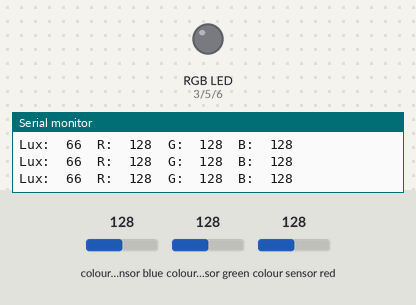
This sketch was run on a simulated Arduino Uno, built with avr-gcc and run on an emulated ATmega328P. Shown: an RGB LED mixed from three pins (HIGH = lit), the last lines printed to the serial monitor. The test bench sets the inputs (shaded band); at power-on: colour sensor blue 128, colour sensor green 128, colour sensor red 128.

Above: at 6.2 s.
6.3 s: colour sensor blue set to 100
7.8 s: colour sensor blue set to 94
At 8.4 s:
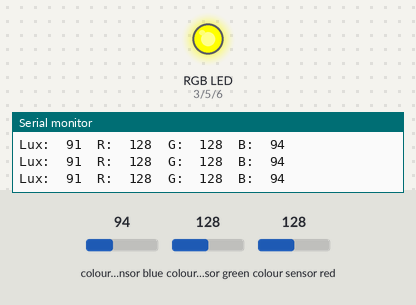
9.3 s: colour sensor green set to 103
10.8 s: colour sensor green set to 93
At 11.6 s:
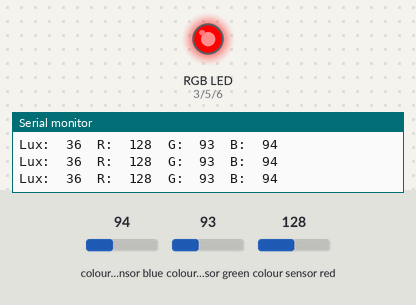
12.3 s: colour sensor red set to 5
At 13.5 s:
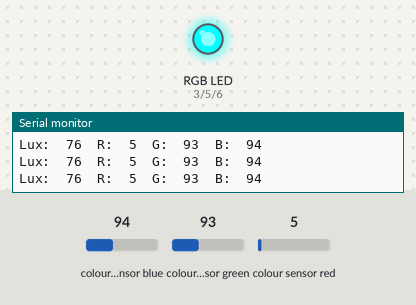
13.8 s: colour sensor blue set to 66
16.8 s: colour sensor blue set to 59
At 18.1 s:
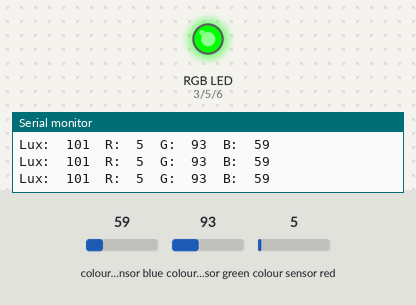
Timing chart, 0 to 19.3 s (numbered marks = the images above; inputs shaded):
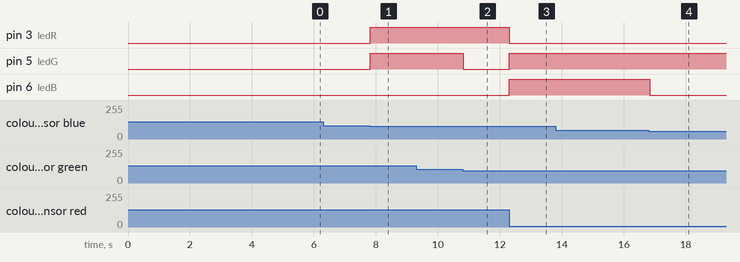

The sketch:

ColorJellyfish.ino
```cpp
#include <Wire.h>
#include "Adafruit_TCS34725.h"

#define MOTOR_A1  0
#define MOTOR_A2  0
#define MOTOR_B1  0
#define MOTOR_B2  0
#define MAX_SPEED 0

#define DARKNESS_UMBRAL 30
#define COLOR_DIF 30

#define BLACK   0
#define WHITE   1
#define RED     2
#define GREEN   3
#define BLUE    4
#define MAGENTA 5
#define YELLOW  6
#define CYAN    7

#define ledR    3
#define ledG    5
#define ledB    6

float red,green,blue,lux;
uint8_t color;
uint16_t colorTemp;

float redCald = 1, greenCald = 1, blueCald = 1;

Adafruit_TCS34725 tcs = Adafruit_TCS34725(TCS34725_INTEGRATIONTIME_50MS, TCS34725_GAIN_4X);

uint8_t getColor(float r, float g, float b, float l);
void calibrate(float *Rcal, float *Gcal, float *Bcal);

void setup() {

  Serial.begin(9600); // Serial communication for debugging

  Serial.println("Searching for sensor");
  while(!tcs.begin());  // Waits until sensor available
  Serial.println("Found sensor");
  Serial.println("Calibrating...");
  calibrate(&redCald, &greenCald, &blueCald); // Calibrates values
  Serial.println("Calibration completed");

  Serial.print("red: "); Serial.println(redCald);
  Serial.print("green: "); Serial.println(greenCald);
  Serial.print("blue: "); Serial.println(blueCald);

}


void loop() {

  //tcs.setInterrupt(false);

  // Gets data from sensor and process it by proportional calibration
  tcs.getRGB(&red, &green, &blue);
  red *= redCald;
  green *= greenCald;
  blue *= blueCald;

  lux = tcs.calculateLux(red,green,blue);
  colorTemp = tcs.calculateColorTemperature(uint16_t(red),uint16_t(green),uint16_t(blue));
  //tcs.setInterrupt(true);

  // Show data for debugging
  //Serial.print("TempColor:\t"); Serial.print(int(colorTemp));
  Serial.print("Lux:\t"); Serial.print(int(lux));
  Serial.print("\tR:\t"); Serial.print(int(red));
  Serial.print("\tG:\t"); Serial.print(int(green));
  Serial.print("\tB:\t"); Serial.println(int(blue));

  color = getColor(red, green, blue, lux); // Determines what color is being seeing

  switch(color)  {
    case BLACK:
      analogWrite(ledR, 255);
      analogWrite(ledG, 255);
      analogWrite(ledB, 255);
    break;
    case WHITE:
      analogWrite(ledR, 0);
      analogWrite(ledG, 0);
      analogWrite(ledB, 0);
    break;
    case RED:
      analogWrite(ledR, 255);
      analogWrite(ledG, 0);
      analogWrite(ledB, 0);
    break;
    case GREEN:
      analogWrite(ledR, 0);
      analogWrite(ledG, 255);
      analogWrite(ledB, 0);
    break;
    case BLUE:
      analogWrite(ledR, 0);
      analogWrite(ledG, 0);
      analogWrite(ledB, 255);
    break;
    case MAGENTA:
      analogWrite(ledR, 255);
      analogWrite(ledG, 0);
      analogWrite(ledB, 255);
    break;
    case YELLOW:
      analogWrite(ledR, 255);
      analogWrite(ledG, 255);
      analogWrite(ledB, 0);
    break;
    case CYAN:
      analogWrite(ledR, 0);
      analogWrite(ledG, 255);
      analogWrite(ledB, 255);
    break;
  }
}

uint8_t getColor(float r, float g, float b, float l){

  float rgDif, rbDif, gbDif;

  if(r > g) rgDif = r - g;
  else rgDif = g - r;

  if(r > b) rbDif = r - b;
  else rbDif = b - r;

  if(g > b) gbDif = g - b;
  else gbDif = b - g;

  if(r > g){ // More red than green

    if(r > b){ // And MORE than blue

      if(rgDif > COLOR_DIF && rbDif > COLOR_DIF) return RED; // Only red outstands
      else if(rgDif > COLOR_DIF && rbDif <= COLOR_DIF) return MAGENTA;  // red and blue outstands over green
      else if(rgDif <= COLOR_DIF && rbDif > COLOR_DIF) return YELLOW; // No color outstands
      else if(l >= DARKNESS_UMBRAL) return WHITE;
      else return BLACK;

    } else { // And LESS than blue

      if(rbDif > COLOR_DIF) return BLUE; // blue outstands
      else if(rgDif > COLOR_DIF) return MAGENTA; // red and blue outstands over green
      else if(l >= DARKNESS_UMBRAL) return WHITE; // No color outstands
      else return BLACK;
    }

  } else { // More green than red

    if(g > b){ // And MORE than blue

      if(rgDif > COLOR_DIF && gbDif > COLOR_DIF) return GREEN; // Only Green outstands
      else if(rgDif > COLOR_DIF && gbDif <= COLOR_DIF) return CYAN; // Green and Blue outstands over red
      else if(rgDif <= COLOR_DIF && gbDif > COLOR_DIF) return YELLOW; // Green and Red outstands over blue
      else if(l >= DARKNESS_UMBRAL) return WHITE; // No color outstands
      else return BLACK;

    } else {// And LESS than blue

      if(gbDif > COLOR_DIF) return BLUE; // Only Blue outstands
      else if(rgDif > COLOR_DIF) return CYAN; // Green and Blue outstands over Red
      else if(l >= DARKNESS_UMBRAL) return WHITE; // No color outstands
      else return BLACK;
    }
  }
}


void calibrate(float *Rcal, float *Gcal, float *Bcal){
  float Rred, Rgreen, Rblue;
  float Mred = 0, Mgreen = 0, Mblue = 0;
  *Rcal = 1;
  *Gcal = 1;
  *Bcal = 1;

  // 10 Samples of enviroment color
  for (uint8_t i = 0; i < 100; i++){
    tcs.getRGB(&Rred, &Rgreen, &Rblue);
    Mred += Rred;
    Mgreen += Rgreen;
    Mblue += Rblue;
  }
  // Mean values
  Mred /= 100;
  Mgreen /= 100;
  Mblue /= 100;

  // Calibration

  if (Mred < Mgreen && Mred < Mblue){
    while (Mgreen * *Gcal - Mred * *Rcal > 0.1){
      *Gcal -= 0.001;
    }
    while (Mblue * *Bcal - Mred * *Rcal > 0.1){
      *Bcal -= 0.001;
    }
  }
  else if (Mgreen < Mred && Mgreen < Mblue){
    while (Mred * *Rcal - Mgreen * *Gcal > 0.1){
      *Rcal -= 0.001;
    }
    while ((Mblue * *Bcal - Mgreen * *Gcal) > 0.1){
      *Bcal -= 0.001;
    }
  }
  else if(Mblue < Mred && Mblue < Mgreen){
    while (Mred * *Rcal - Mblue * *Bcal > 0.1){
      *Rcal -= 0.001;
    }
    while (Mgreen * *Gcal - Mblue * *Bcal > 0.1){
      *Gcal -= 0.001;
    }
  }
}
```

Measured:
- the behaviour switches between 98 and 97 on colour sensor blue (found by bisection; images 0 and 1)
- the behaviour switches between 98 and 97 on colour sensor green (found by bisection; images 1 and 2)
- the behaviour switches between 63 and 62 on colour sensor blue (found by bisection; images 3 and 4)
- after the input at 7.8 s, pin 3 (ledR), pin 5 (ledG): LOW → HIGH at once
- after the input at 10.8 s, pin 5 (ledG): HIGH → LOW at once
- after the input at 12.3 s, pin 3 (ledR): HIGH → LOW at once; pin 5 (ledG), pin 6 (ledB): LOW → HIGH at once
- after the input at 16.8 s, pin 6 (ledB): HIGH → LOW at once
